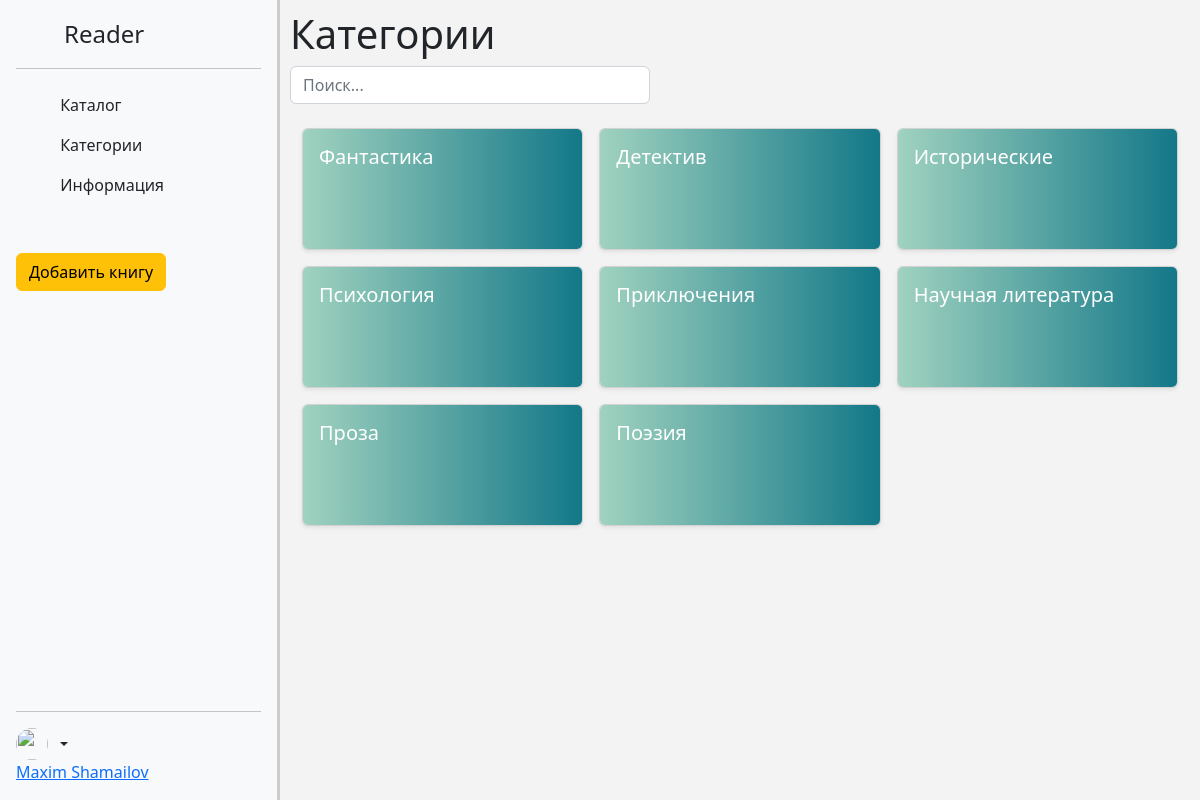
Page /viewCategories (signed in) on the committed database.
### main/models.py (models this page shows, shortened)
class Categories(models.Model):
    name = models.CharField(max_length=50)

### main/views.py (the view)
# urls.py: path("viewCategories", viewCategories.as_view(), name='viewCategories'),
class viewCategories(View):
    def get(self, request):
        context = {}
        if 'login' in request.session:
            context['name'] = request.session['login']
        context['categories'] = Categories.objects.all()
        return render(request, "main/categories.html", context=context)

### main/templates/main/categories.html (shortened to what this page needs)
{% extends 'base/index.html' %} {% block main %}
<div id="outer-container">
  {% include 'base/header.html' %}
  <div id="content">
    <h1>Категории</h1>
    <input
      id="search"
      type="text"
      class="form-control"
      placeholder="Поиск..."
      style="width: 40%"
    /><br />
    <div class="container">
      <div class="row row-cols-1 row-cols-sm-2 row-cols-md-3 g-3">
        {% for i in categories %}
        <a
          class="cats"
          style="text-decoration: none; color: white"
          href="{% url 'index' %}?id={{i.id}}"
        >
          <div class="col">
            <div class="card shadow-sm">
              <div id="categoryItem" class="card-body">
                <h5>{{i.name}}</h5>
              </div>
            </div>
          </div>
        </a>
        {% endfor %}
      </div>
    </div>
  </div>
</div>
{% endblock main %}

### static/css/style.css (style rules this page uses)
body { background: rgb(243, 243, 243); }
#outer-container { display: table; width: 100%; height: 100%; }
#content { display: table-cell; width: 85%; vertical-align: top; height: 100vh; padding: 10px; }
#categoryItem { height: 120px; background-image: linear-gradient( to right, #a0d2bf 0%, #107687 51%, #a0d2bf 100% ); background-size: 200% auto; transition: 0.5s; cursor: pointer; border-radius: 5px; }

### rows in the picture
Categories: name "Фантастика"
Categories: name "Детектив"
Categories: name "Исторические"
Categories: name "Психология"
Categories: name "Приключения"
Categories: name "Научная литература"
Categories: name "Проза"
Categories: name "Поэзия"

### other values in the picture
{{ name }} "Maxim Shamailov"
